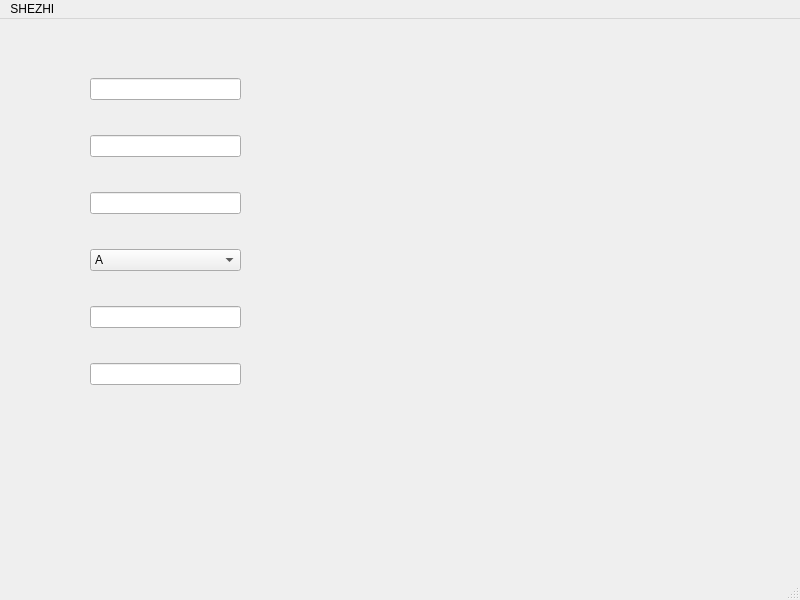
<?xml version="1.0" encoding="UTF-8"?>
<ui version="4.0">
 <class>MainWindow</class>
 <widget class="QMainWindow" name="MainWindow">
  <property name="geometry">
   <rect>
    <x>0</x>
    <y>0</y>
    <width>800</width>
    <height>600</height>
   </rect>
  </property>
  <property name="windowTitle">
   <string>MainWindow</string>
  </property>
  <widget class="QWidget" name="centralwidget">
   <widget class="QWidget" name="verticalLayoutWidget">
    <property name="geometry">
     <rect>
      <x>90</x>
      <y>30</y>
      <width>151</width>
      <height>371</height>
     </rect>
    </property>
    <layout class="QVBoxLayout" name="verticalLayout">
     <item>
      <widget class="QLineEdit" name="lineEdit_4"/>
     </item>
     <item>
      <widget class="QLineEdit" name="lineEdit_3"/>
     </item>
     <item>
      <widget class="QLineEdit" name="lineEdit"/>
     </item>
     <item>
      <widget class="QComboBox" name="comboBox">
       <item>
        <property name="text">
         <string>A</string>
        </property>
       </item>
       <item>
        <property name="text">
         <string>B</string>
        </property>
       </item>
       <item>
        <property name="text">
         <string>C</string>
        </property>
       </item>
      </widget>
     </item>
     <item>
      <widget class="QLineEdit" name="lineEdit_2"/>
     </item>
     <item>
      <widget class="QLineEdit" name="lineEdit_5"/>
     </item>
    </layout>
   </widget>
  </widget>
  <widget class="QMenuBar" name="menubar">
   <property name="geometry">
    <rect>
     <x>0</x>
     <y>0</y>
     <width>800</width>
     <height>23</height>
    </rect>
   </property>
   <widget class="QMenu" name="menuSHEZHI">
    <property name="title">
     <string>SHEZHI </string>
    </property>
   </widget>
   <addaction name="menuSHEZHI"/>
  </widget>
  <widget class="QStatusBar" name="statusbar"/>
 </widget>
 <tabstops>
  <tabstop>lineEdit</tabstop>
  <tabstop>lineEdit_4</tabstop>
  <tabstop>lineEdit_2</tabstop>
  <tabstop>lineEdit_3</tabstop>
  <tabstop>lineEdit_5</tabstop>
  <tabstop>comboBox</tabstop>
 </tabstops>
 <resources/>
 <connections/>
</ui>
